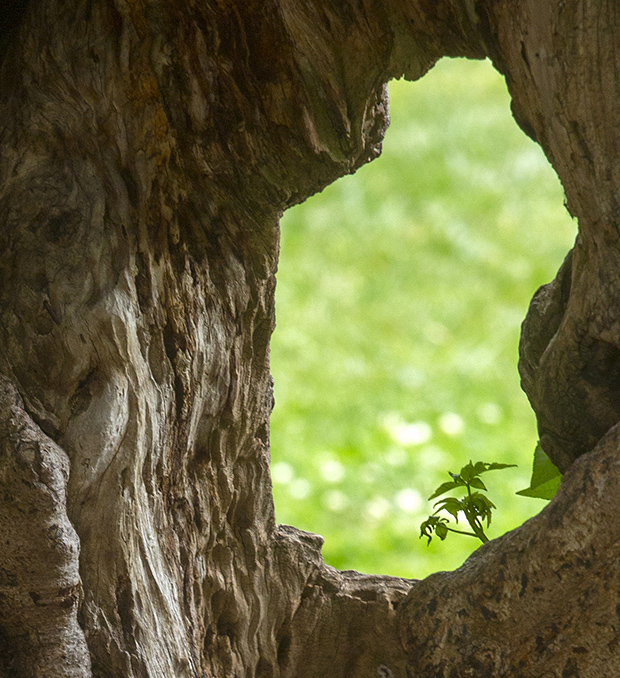
#> input picture sample.png, 620 x 678 px
$ python EM_test.py
#> lines starting #> are read from the running program, lines starting #| are printed output that depends on the picture
#> further down, bgr is the input picture: shape (678, 620, 3); mean B, G, R 61.3, 105.8, 106
#| (678, 620, 3)
import cv2
import numpy as np
import matplotlib.pyplot as plt


def cheсk_predict(model, value_like):
	print("Test value")
	print(value_like)
	print("Full model")
	print(model.predict(value_like))
	_, k = model.predict(value_like)
	print("Like hood")
	print(k[0][0])
	print()


def training(value_for_training):
	create_model = cv2.ml.EM_create()
	create_model.setClustersNumber(2)
	create_model.trainEM(value_for_training)
	means = create_model.getMeans()
	plt.scatter(means[:, 0], means[:, 1], c='red', edgecolor ='none')
	return create_model


def preparation_value(example):
	img_h, img_w, img_c = example.shape
#> img_h = 678; img_w = 620; img_c = 3
	Lab_example = cv2.cvtColor(example, cv2.COLOR_BGR2Lab)
#> Lab_example: shape (678, 620, 3); mean of channels 0, 1, 2 108, 122.1, 152.1
	ab_channels = Lab_example[:, :, 1:3]

	value = np.ndarray((img_h * img_w, 2), dtype=np.uint8)

	pxl_idx = 0
	for pixel_line in ab_channels:
		for pixel in pixel_line:
			value[pxl_idx] = pixel
			pxl_idx += 1
#> after the loop, pxl_idx = 420360; value = 420360 pairs, first value 85 to 142, second value 123 to 212

	plt.scatter(value[:, 0], value[:, 1], c='black', edgecolor ='none')

	value_EM = np.array(value)
#> value_EM has the same summary as value
	return value_EM


bgr = cv2.imread("sample.png")
print(bgr.shape)
value = preparation_value(bgr)
model = training(value)

print(value.shape)
#| (420360, 2)


test_value = np.array([[100.1, 180.1]], np.float32)
plt.scatter(test_value[:, 0], test_value[:, 1], c='green', edgecolor ='none')

test_value1 = np.array([[130.1, 130.1]], np.float32)
plt.scatter(test_value1[:, 0], test_value1[:, 1], c='blue', edgecolor ='none')

# test_value2 = np.array([[110.1, 110.1]], np.float32)
test_value3 = np.array([[103.224, 172.058]], np.float32)
plt.scatter(test_value3[:, 0], test_value3[:, 1], c='yellow', edgecolor ='none')


cheсk_predict(model,test_value)
cheсk_predict(model,test_value1)
# cheсk_predict(model,test_value2)
cheсk_predict(model,test_value3)


plt.show()
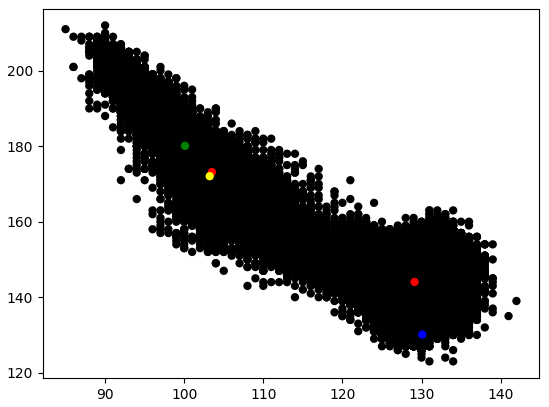
#> figure drawn by matplotlib, 1 panel
